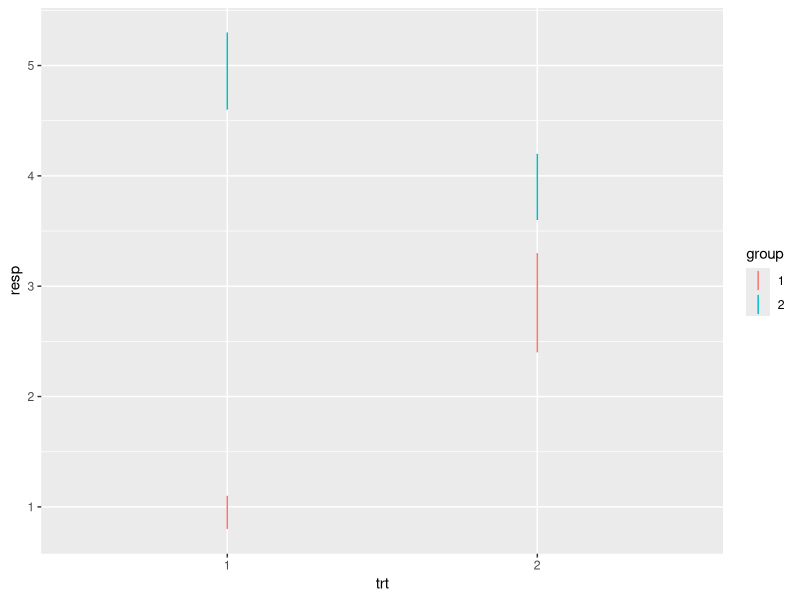
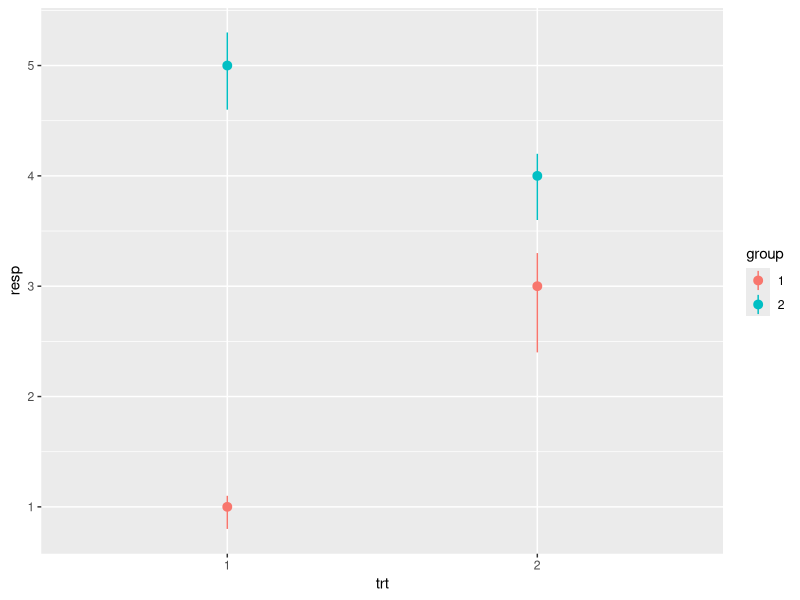
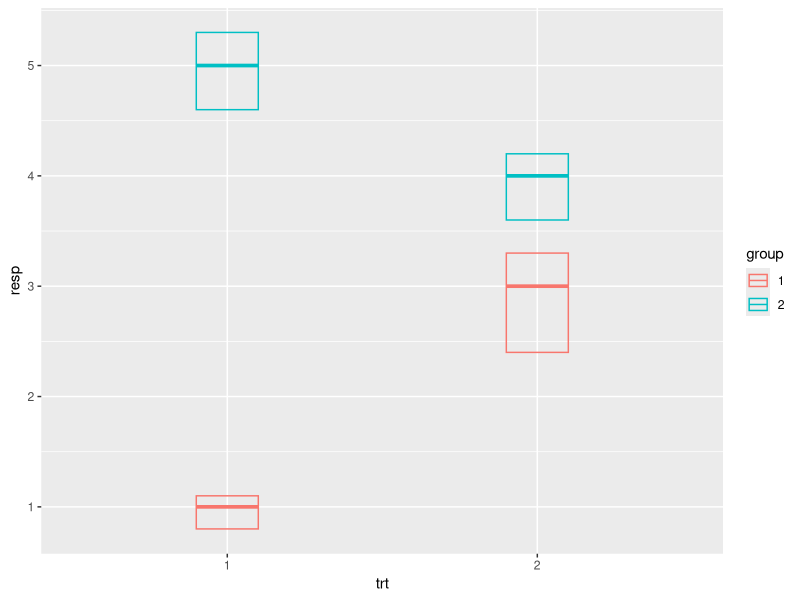
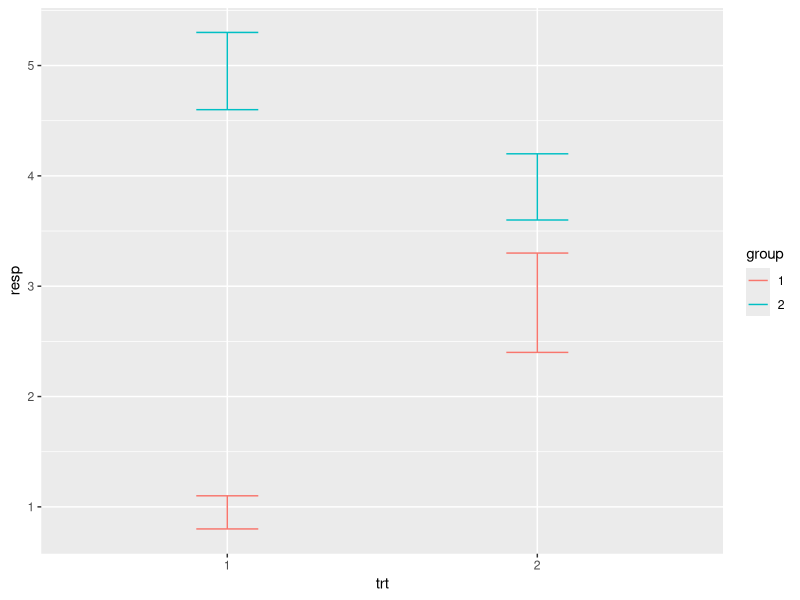
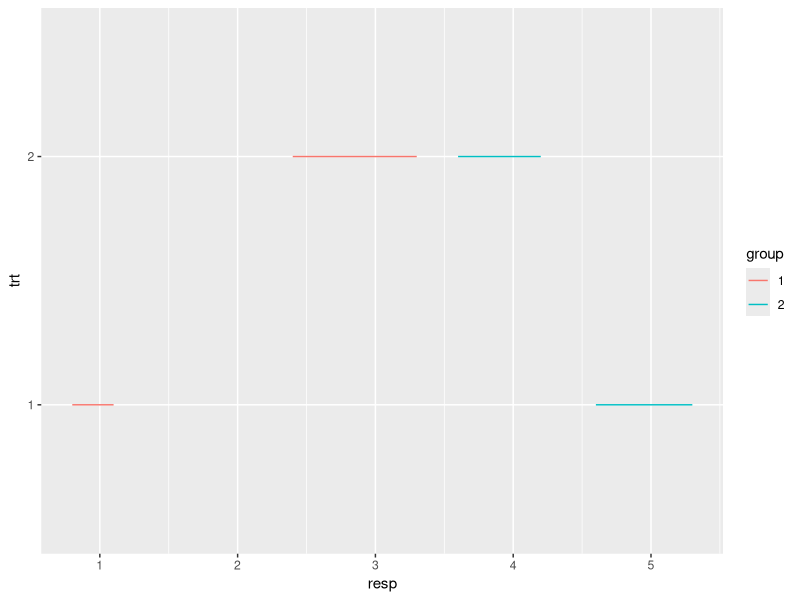
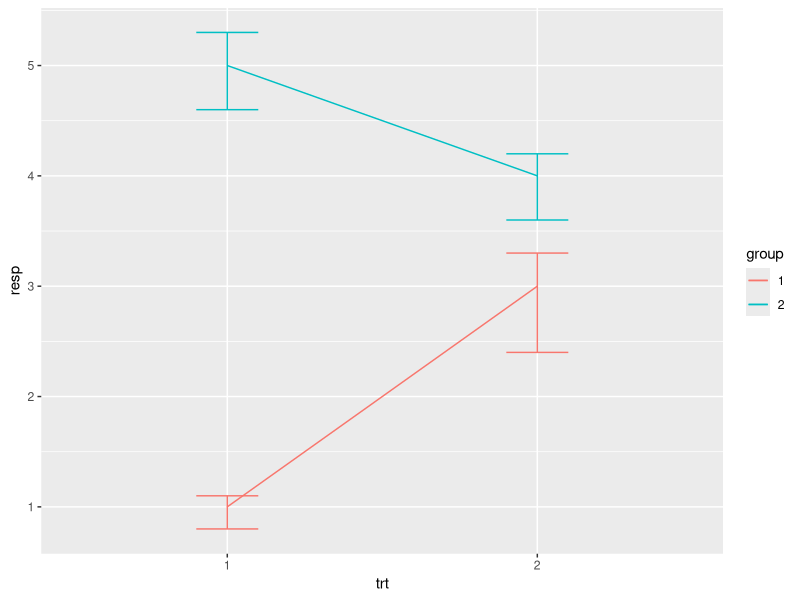
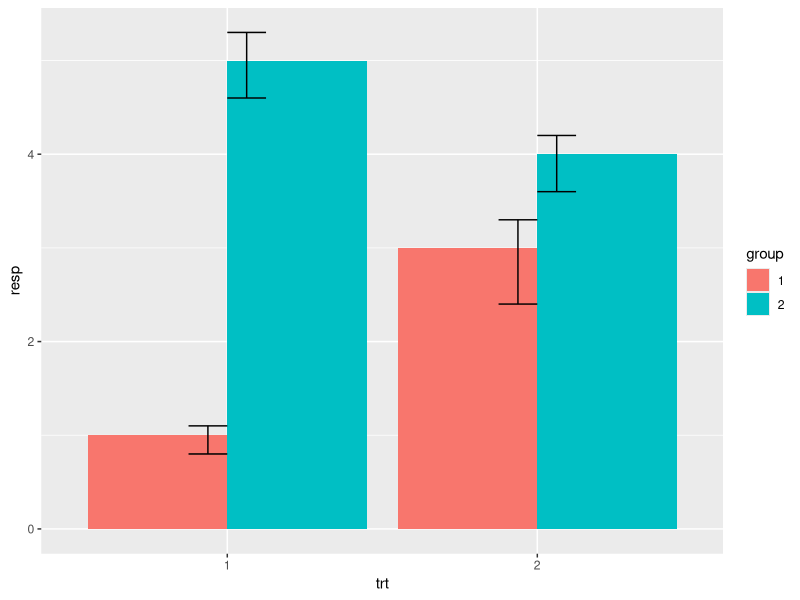
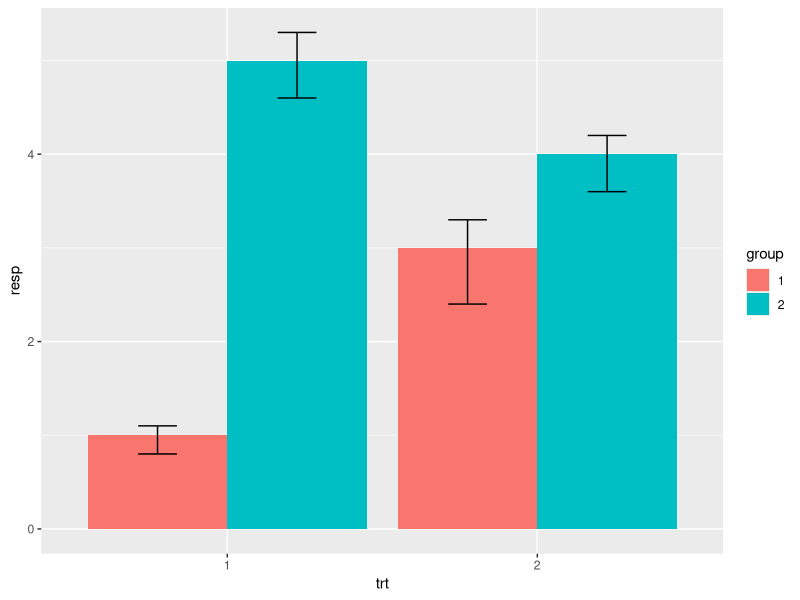

Generate these figures, in order, with R:
library(ggplot2)


### Name: geom_crossbar
### Title: Vertical intervals: lines, crossbars & errorbars
### Aliases: geom_crossbar geom_errorbar geom_linerange geom_pointrange

### ** Examples

# Create a simple example dataset
df <- data.frame(
  trt = factor(c(1, 1, 2, 2)),
  resp = c(1, 5, 3, 4),
  group = factor(c(1, 2, 1, 2)),
  upper = c(1.1, 5.3, 3.3, 4.2),
  lower = c(0.8, 4.6, 2.4, 3.6)
)

p <- ggplot(df, aes(trt, resp, colour = group))
p + geom_linerange(aes(ymin = lower, ymax = upper))
p + geom_pointrange(aes(ymin = lower, ymax = upper))
p + geom_crossbar(aes(ymin = lower, ymax = upper), width = 0.2)
p + geom_errorbar(aes(ymin = lower, ymax = upper), width = 0.2)

# Flip the orientation by changing mapping
ggplot(df, aes(resp, trt, colour = group)) +
  geom_linerange(aes(xmin = lower, xmax = upper))

# Draw lines connecting group means
p +
  geom_line(aes(group = group)) +
  geom_errorbar(aes(ymin = lower, ymax = upper), width = 0.2)

# If you want to dodge bars and errorbars, you need to manually
# specify the dodge width
p <- ggplot(df, aes(trt, resp, fill = group))
p +
 geom_col(position = "dodge") +
 geom_errorbar(aes(ymin = lower, ymax = upper), position = "dodge", width = 0.25)

# Because the bars and errorbars have different widths
# we need to specify how wide the objects we are dodging are
dodge <- position_dodge(width=0.9)
p +
  geom_col(position = dodge) +
  geom_errorbar(aes(ymin = lower, ymax = upper), position = dodge, width = 0.25)

# When using geom_errorbar() with position_dodge2(), extra padding will be
# needed between the error bars to keep them aligned with the bars.
p +
geom_col(position = "dodge2") +
geom_errorbar(
  aes(ymin = lower, ymax = upper),
  position = position_dodge2(width = 0.5, padding = 0.5)
)
